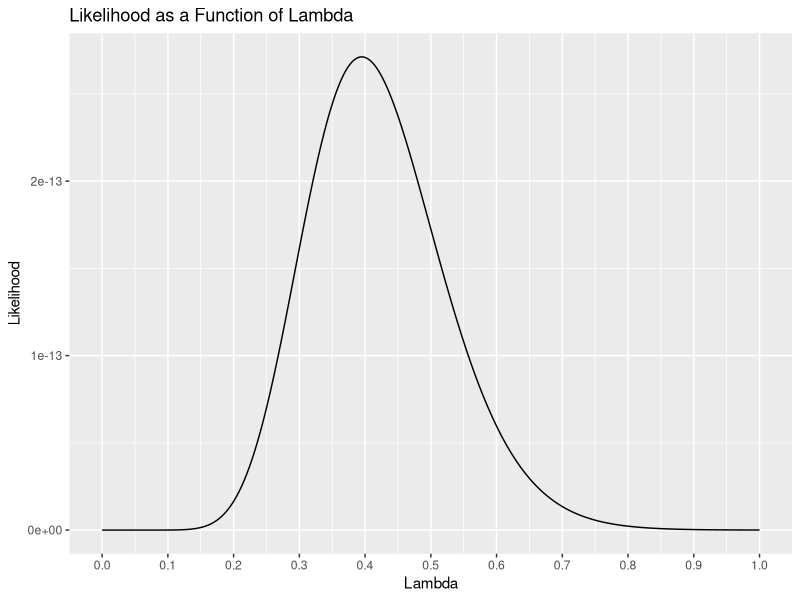

The R script that drew this image:
## ---- chunk 1
knitr::opts_chunk$set(echo = TRUE)
## ---- chunk 2
# Find the t-score for a confidence interval of 95% (1-0.25 = 0.975),
# when the sample size is 100 (dof = n-1 = 99)
qt(0.975, 99)
## ---- chunk 3
xbar <- 2.45
s <- 2
n <- 100
t <- qt(0.975, 99)
c(xbar-t*s/sqrt(n), xbar+t*s/sqrt(n))
## ---- chunk 4
# Get the cumulative probability density from -infinity to -1.96
x <- pt(-1.96,9)
# Find the cumulative probability density between -1.96 and 1.96
1-x*2
## ---- chunk 5
# Get the cumulative probability density from -infinity to -1.96
x <- pt(-1.96,199)
# Find the cumulative probability density between -1.96 and 1.96
1-x*2
## ---- chunk 6
  times = c(2.65871285, 8.34273228, 5.09845548, 7.15064545, 
            0.39974647, 0.77206050, 5.43415199, 0.36422211, 
            3.30789126, 0.07621921, 2.13375997, 0.06577856, 
            1.73557740, 0.16524304, 0.27652044)
## ---- chunk 7
  times = c(2.65871285, 8.34273228, 5.09845548, 7.15064545, 
            0.39974647, 0.77206050, 5.43415199, 0.36422211, 
            3.30789126, 0.07621921, 2.13375997, 0.06577856, 
            1.73557740, 0.16524304, 0.27652044)
## ---- chunk 8
# Likelihood function
likelihood <- function(x, lambda) {
  l <- 1
  for (i in 1:length(x)) {
    l = l*lambda*exp(-1*lambda*x[i])
  }
  return(l)
}

# Plotting the likelihood function
library(ggplot2)
lambda <- seq(0, 1, by = 0.001)
options(repr.plot.height = 10, repr.plot.width = 15, repr.plot.pointsize = 32)

p <- qplot(lambda,
      sapply(lambda, function(lambda) {likelihood(times, lambda)}),
      geom = 'line',
      main = 'Likelihood as a Function of Lambda',
      xlab = 'Lambda',
      ylab = 'Likelihood')
p + scale_x_continuous(breaks=seq(0,1, by=0.1), limits=c(0,1))
## ---- chunk 9
# solve for n/[x1+x2+...+xn]
length(times)/sum(times)
## ---- chunk 10
optimize(function(lambda) {likelihood(times, lambda)}, interval = c(0,1), maximum = T)
